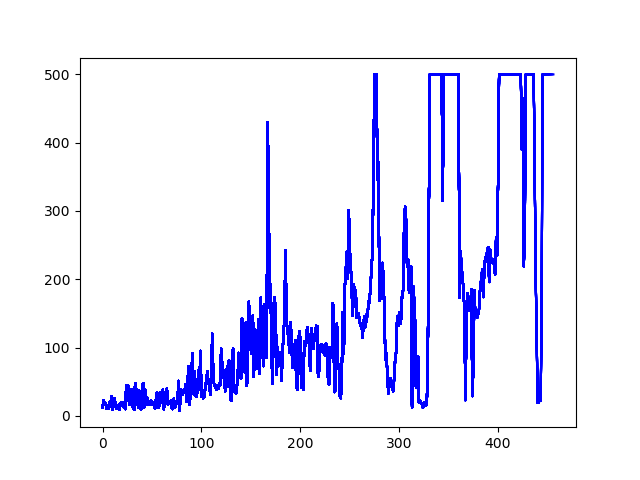

This chart was generated by the following Python code:
import sys
import gym
import pylab
import numpy as np
from keras.layers import Dense
from keras.models import Sequential
from keras.optimizers import Adam

EPISODES = 1000

# A2C(Advantage Actor-Critic) agent for the Cartpole
class A2CAgent:
    def __init__(self, state_size, action_size):
        # if you want to see Cartpole learning, then change to True
        self.render = False
        self.load_model = False
        # get size of state and action
        self.state_size = state_size
        self.action_size = action_size
        self.value_size = 1

        # These are hyper parameters for the Policy Gradient
        self.discount_factor = 0.99
        self.actor_lr = 0.001
        self.critic_lr = 0.005

        # create model for policy network
        self.actor = self.build_actor()
        self.critic = self.build_critic()

        if self.load_model:
            self.actor.load_weights("./save_model/cartpole_actor.h5")
            self.critic.load_weights("./save_model/cartpole_critic.h5")

    # approximate policy and value using Neural Network
    # actor: state is input and probability of each action is output of model
    def build_actor(self):
        actor = Sequential()
        actor.add(Dense(24, input_dim=self.state_size, activation='relu',
                        kernel_initializer='glorot_uniform'))
        actor.add(Dense(self.action_size, activation='softmax',
                        kernel_initializer='glorot_uniform'))
        actor.summary()
        # See note regarding crossentropy in cartpole_reinforce.py
        actor.compile(loss='categorical_crossentropy',
                      optimizer=Adam(lr=self.actor_lr))
        return actor

    # critic: state is input and value of state is output of model
    def build_critic(self):
        critic = Sequential()
        critic.add(Dense(24, input_dim=self.state_size, activation='relu',
                         kernel_initializer='he_uniform'))
        critic.add(Dense(self.value_size, activation='linear',
                         kernel_initializer='he_uniform'))
        critic.summary()
        critic.compile(loss="mse", optimizer=Adam(lr=self.critic_lr))
        return critic

    # using the output of policy network, pick action stochastically
    def get_action(self, state):
        pred = self.actor.predict(state, batch_size=1)
        policy = pred.flatten()
        return np.random.choice(self.action_size, 1, p=policy)[0]

    # update policy network every episode
    def train_model(self, state, action, reward, next_state, done):
        target = np.zeros((1, self.value_size))
        advantages = np.zeros((1, self.action_size))

        value = self.critic.predict(state)[0]
        next_value = self.critic.predict(next_state)[0]

        if done:
            advantages[0][action] = reward - value
            target[0][0] = reward
        else:
            advantages[0][action] = reward + self.discount_factor * (next_value) - value
            target[0][0] = reward + self.discount_factor * next_value

        self.actor.fit(state, advantages, epochs=1, verbose=0)
        self.critic.fit(state, target, epochs=1, verbose=0)


if __name__ == "__main__":
    # In case of CartPole-v1, maximum length of episode is 500
    env = gym.make('CartPole-v1')
    # get size of state and action from environment
    state_size = env.observation_space.shape[0]
    action_size = env.action_space.n

    # make A2C agent
    agent = A2CAgent(state_size, action_size)


    for layer in agent.actor.layers:
        weights = layer.get_weights()
        print(weights)

    for layer in agent.critic.layers:
        weights = layer.get_weights()
        print(weights)

    scores, episodes = [], []

    for e in range(EPISODES):
        done = False
        score = 0
        state = env.reset()
        state = np.reshape(state, [1, state_size])

        while not done:
            if agent.render:
                env.render()

            action = agent.get_action(state)
            next_state, reward, done, info = env.step(action)
            next_state = np.reshape(next_state, [1, state_size])
            # if an action make the episode end, then gives penalty of -100
            reward = reward if not done or score == 499 else -100

            agent.train_model(state, action, reward, next_state, done)

            score += reward
            state = next_state

            if done:
                # every episode, plot the play time
                score = score if score == 500.0 else score + 100
                scores.append(score)
                episodes.append(e)
                pylab.plot(episodes, scores, 'b')
                pylab.savefig("/home/[user]/PycharmProjects/RLTest/a2c/save_graph/keras-a2c-cartpole.png")
                print("episode:", e, "  score:", score)

                # if the mean of scores of last 10 episode is bigger than 490
                # stop training
                if np.mean(scores[-min(100, len(scores)):]) > 490:
                    sys.exit()

        # save the model
        if e % 50 == 0:
            agent.actor.save_weights("./save_model/cartpole_actor.h5")
            agent.critic.save_weights("./save_model/cartpole_critic.h5")